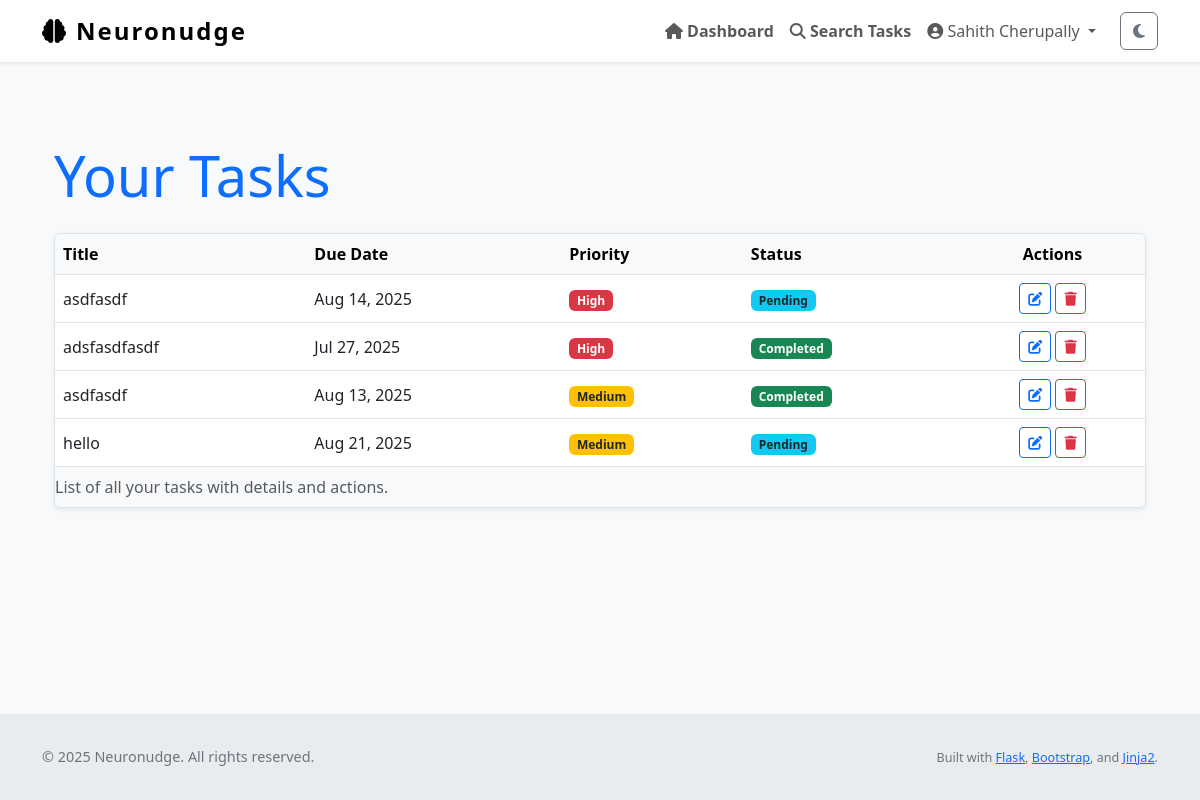
/tasks (signed in), run on an earlier commit of the app's database.
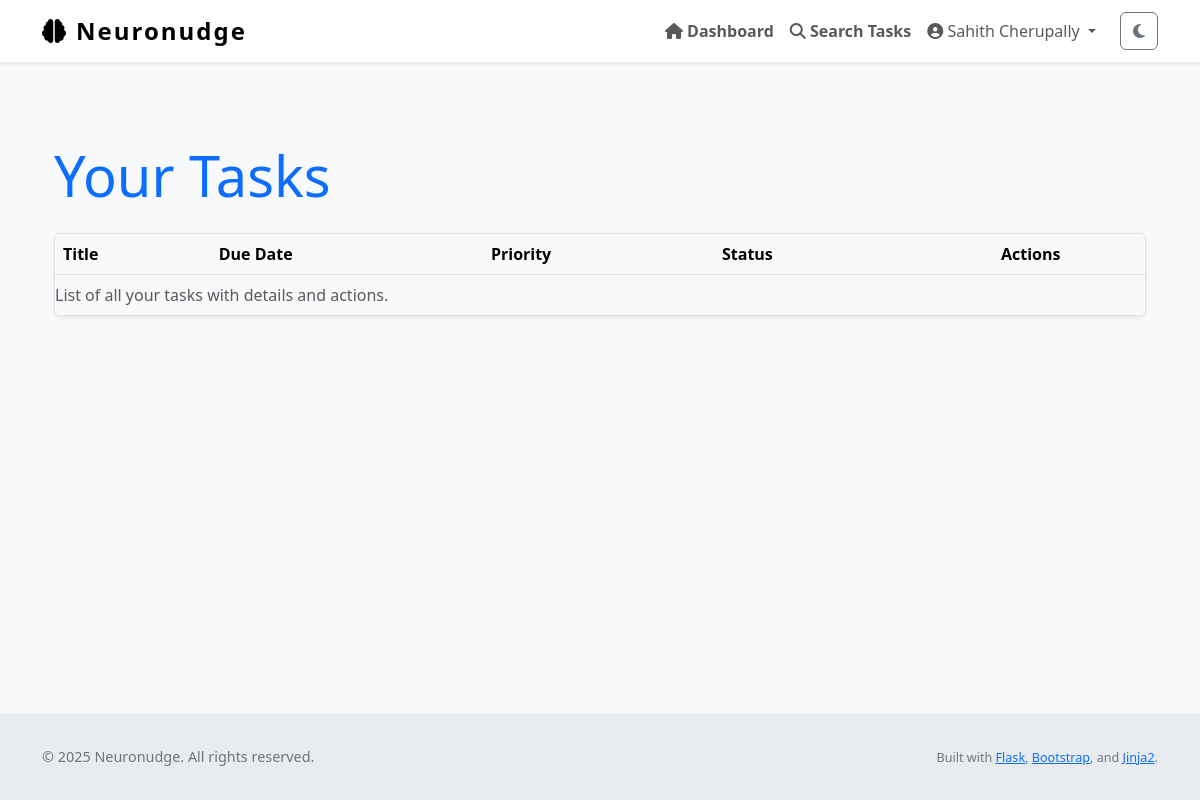
And on a later commit of the database.
### Neuronudge/models.py (models this page shows, shortened)
class Task(db.Model):
    id = db.Column(db.Integer, primary_key=True)
    title = db.Column(db.String(255), nullable=False)
    description = db.Column(db.Text, nullable=False)
    due_date = db.Column(db.DateTime)
    completed = db.Column(db.Boolean, default=False)
    priority = db.Column(db.Integer, default=3)         # 1 = high, 2 = med, 3 = low
    reminder_set = db.Column(db.Boolean, default=False)
    created_at = db.Column(db.DateTime, default=datetime.utcnow)
    updated_at = db.Column(db.DateTime, default=datetime.utcnow, onupdate=datetime.utcnow)
    user_id = db.Column(db.Integer, db.ForeignKey('user.id'), nullable=False)

### Neuronudge/views.py (the view)
@views.route('/tasks')
@login_required
def task_list():
    page = request.args.get('page', 1, type=int)
    tasks = Task.query.filter_by(user_id=current_user.id).paginate(page=page, per_page=10)
    return render_template('task_list.html', tasks=tasks)

### Neuronudge/templates/task_list.html (shortened to what this page needs)
{% extends "layout.html" %}
{% block content %}
<section aria-labelledby="taskListHeading" class="my-5">
    <div class="container">
        <h1 id="taskListHeading" class="mb-4 display-4 text-primary">Your Tasks</h1>
        {% if tasks %}
        <div class="table-responsive shadow-sm rounded border">
            <table class="table table-hover align-middle mb-0" aria-describedby="taskListDesc">
                <caption id="taskListDesc">List of all your tasks with details and actions.</caption>
                <thead class="table-light">
                    <tr>
                        <th scope="col">Title</th>
                        <th scope="col">Due Date</th>
                        <th scope="col">Priority</th>
                        <th scope="col">Status</th>
                        <th scope="col" class="text-center">Actions</th>
                    </tr>
                </thead>
                <tbody>
                    {% for task in tasks %}
                    <tr>
                        <td>{{ task.title }}</td>
                        <td>{{ task.due_date.strftime('%b %d, %Y') if task.due_date else 'No due date' }}</td>
                        <td>
                            {% set ps = (task.priority ~ '')|lower %}
                            {% if ps in ['1', 'high'] %}
                                <span class="badge bg-danger">High</span>
                            {% elif ps in ['2', 'medium'] %}
                                <span class="badge bg-warning text-dark">Medium</span>
                            {% elif ps in ['3', 'low'] %}
                                <span class="badge bg-secondary">Low</span>
                            {% else %}
                                <span class="badge bg-secondary">Low</span>
                            {% endif %}
                        </td>
                        <td>
                            {% if task.completed %}
                                <span class="badge bg-success">Completed</span>
                            {% else %}
                                <span class="badge bg-info text-dark">Pending</span>
                            {% endif %}
                        </td>
                        <td class="text-center">
                            <a href="{{ url_for('views.edit_task', id=task.id) }}" class="btn btn-sm btn-outline-primary" aria-label="Edit task {{ task.title }}">
                                <i class="fa-solid fa-pen-to-square"></i>
                            </a>
                            <button type="button" class="btn btn-sm btn-outline-danger btn-delete-task" data-task-id="{{ task.id }}" aria-label="Delete task {{ task.title }}">
                                <i class="fa-solid fa-trash"></i>
                            </button>
                        </td>
                    </tr>
                    {% endfor %}
                </tbody>
            </table>
        </div>
        {% else %}
        <p class="text-muted text-center fs-5">You have no tasks yet. <a href="{{ url_for('views.create_task') }}">Create your first task now.</a></p>
        {% endif %}
    </div>
</section>
{% endblock %}

What changed in the data, as far as the page shows it:
no longer on this page (row edited): Task: title "asdfasdf", due_date "Aug 14, 2025", shows "High", completed "Pending"
no longer on this page (row edited): Task: title "adsfasdfasdf", due_date "Jul 27, 2025", shows "High", completed "Completed"
removed Task: title "asdfasdf", due_date "Aug 13, 2025", shows "Medium", completed "Completed"
removed Task: title "hello", due_date "Aug 21, 2025", shows "Medium", completed "Pending"
